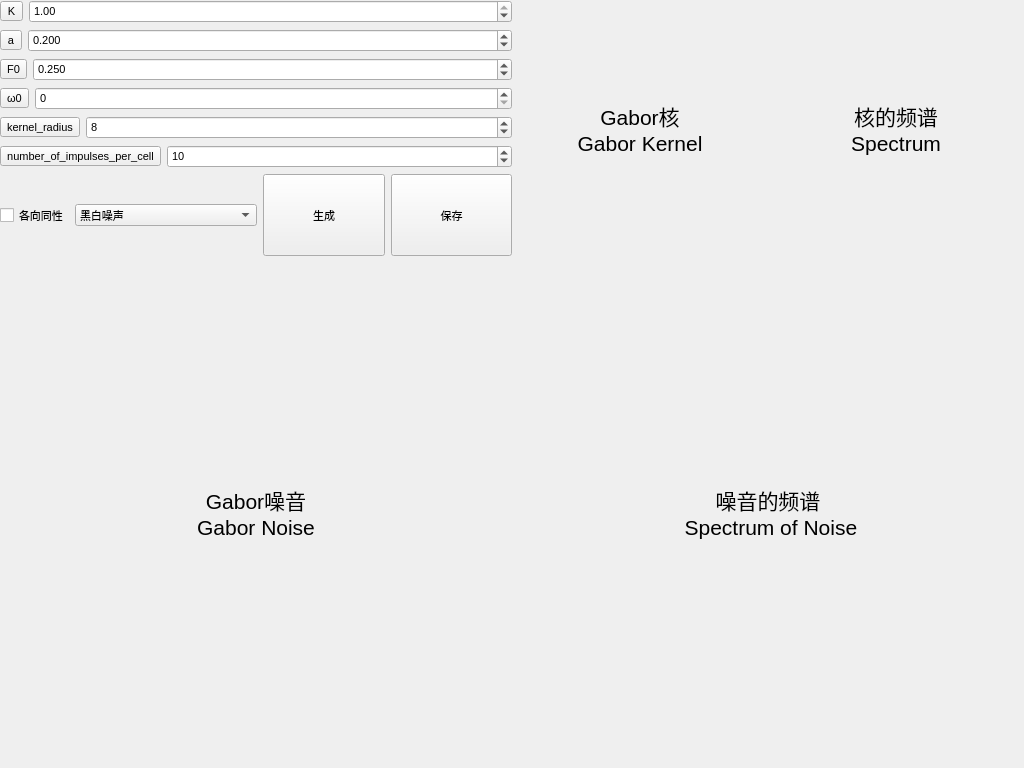
<?xml version="1.0" encoding="UTF-8"?>
<ui version="4.0">
 <class>MainWidget</class>
 <widget class="QWidget" name="MainWidget">
  <property name="geometry">
   <rect>
    <x>0</x>
    <y>0</y>
    <width>1024</width>
    <height>768</height>
   </rect>
  </property>
  <property name="sizePolicy">
   <sizepolicy hsizetype="Fixed" vsizetype="Fixed">
    <horstretch>0</horstretch>
    <verstretch>0</verstretch>
   </sizepolicy>
  </property>
  <property name="windowTitle">
   <string>Gabor噪声控制台</string>
  </property>
  <widget class="QLabel" name="kLabel">
   <property name="geometry">
    <rect>
     <x>512</x>
     <y>0</y>
     <width>256</width>
     <height>256</height>
    </rect>
   </property>
   <property name="sizePolicy">
    <sizepolicy hsizetype="Fixed" vsizetype="Fixed">
     <horstretch>0</horstretch>
     <verstretch>0</verstretch>
    </sizepolicy>
   </property>
   <property name="font">
    <font>
     <family>Arial</family>
     <pointsize>16</pointsize>
    </font>
   </property>
   <property name="text">
    <string>Gabor核
Gabor Kernel</string>
   </property>
   <property name="alignment">
    <set>Qt::AlignCenter</set>
   </property>
  </widget>
  <widget class="QLabel" name="kpLabel">
   <property name="geometry">
    <rect>
     <x>768</x>
     <y>0</y>
     <width>256</width>
     <height>256</height>
    </rect>
   </property>
   <property name="sizePolicy">
    <sizepolicy hsizetype="Fixed" vsizetype="Fixed">
     <horstretch>0</horstretch>
     <verstretch>0</verstretch>
    </sizepolicy>
   </property>
   <property name="font">
    <font>
     <family>Arial</family>
     <pointsize>16</pointsize>
    </font>
   </property>
   <property name="text">
    <string>核的频谱
Spectrum</string>
   </property>
   <property name="alignment">
    <set>Qt::AlignCenter</set>
   </property>
  </widget>
  <widget class="QLabel" name="nLabel">
   <property name="geometry">
    <rect>
     <x>0</x>
     <y>256</y>
     <width>512</width>
     <height>512</height>
    </rect>
   </property>
   <property name="sizePolicy">
    <sizepolicy hsizetype="Fixed" vsizetype="Fixed">
     <horstretch>0</horstretch>
     <verstretch>0</verstretch>
    </sizepolicy>
   </property>
   <property name="font">
    <font>
     <family>Arial</family>
     <pointsize>16</pointsize>
    </font>
   </property>
   <property name="text">
    <string>Gabor噪音
Gabor Noise</string>
   </property>
   <property name="alignment">
    <set>Qt::AlignCenter</set>
   </property>
  </widget>
  <widget class="QLabel" name="npLabel">
   <property name="geometry">
    <rect>
     <x>512</x>
     <y>256</y>
     <width>512</width>
     <height>512</height>
    </rect>
   </property>
   <property name="sizePolicy">
    <sizepolicy hsizetype="Fixed" vsizetype="Fixed">
     <horstretch>0</horstretch>
     <verstretch>0</verstretch>
    </sizepolicy>
   </property>
   <property name="font">
    <font>
     <family>Arial</family>
     <pointsize>16</pointsize>
    </font>
   </property>
   <property name="text">
    <string>噪音的频谱
 Spectrum of Noise</string>
   </property>
   <property name="alignment">
    <set>Qt::AlignCenter</set>
   </property>
  </widget>
  <widget class="QWidget" name="widget" native="true">
   <property name="geometry">
    <rect>
     <x>0</x>
     <y>0</y>
     <width>512</width>
     <height>256</height>
    </rect>
   </property>
   <property name="sizePolicy">
    <sizepolicy hsizetype="Fixed" vsizetype="Fixed">
     <horstretch>0</horstretch>
     <verstretch>0</verstretch>
    </sizepolicy>
   </property>
   <property name="font">
    <font>
     <family>Arial</family>
     <pointsize>8</pointsize>
    </font>
   </property>
   <layout class="QVBoxLayout" name="verticalLayout">
    <item>
     <layout class="QHBoxLayout" name="horizontalLayout_5" stretch="0,0">
      <item>
       <widget class="QToolButton" name="kbtn">
        <property name="font">
         <font>
          <family>Arial</family>
          <pointsize>8</pointsize>
         </font>
        </property>
        <property name="text">
         <string>K</string>
        </property>
       </widget>
      </item>
      <item>
       <widget class="QDoubleSpinBox" name="ksb">
        <property name="font">
         <font>
          <family>Arial</family>
          <pointsize>8</pointsize>
         </font>
        </property>
        <property name="minimum">
         <double>0.010000000000000</double>
        </property>
        <property name="maximum">
         <double>1.000000000000000</double>
        </property>
        <property name="singleStep">
         <double>0.050000000000000</double>
        </property>
        <property name="value">
         <double>1.000000000000000</double>
        </property>
       </widget>
      </item>
     </layout>
    </item>
    <item>
     <layout class="QHBoxLayout" name="horizontalLayout_2" stretch="0,0">
      <item>
       <widget class="QToolButton" name="abtn">
        <property name="font">
         <font>
          <family>Arial</family>
          <pointsize>8</pointsize>
         </font>
        </property>
        <property name="text">
         <string>a</string>
        </property>
       </widget>
      </item>
      <item>
       <widget class="QDoubleSpinBox" name="asb">
        <property name="font">
         <font>
          <family>Arial</family>
          <pointsize>8</pointsize>
         </font>
        </property>
        <property name="decimals">
         <number>3</number>
        </property>
        <property name="minimum">
         <double>0.001000000000000</double>
        </property>
        <property name="maximum">
         <double>1.000000000000000</double>
        </property>
        <property name="singleStep">
         <double>0.010000000000000</double>
        </property>
        <property name="value">
         <double>0.200000000000000</double>
        </property>
       </widget>
      </item>
     </layout>
    </item>
    <item>
     <layout class="QHBoxLayout" name="horizontalLayout_3" stretch="0,0">
      <item>
       <widget class="QToolButton" name="fbtn">
        <property name="font">
         <font>
          <family>Arial</family>
          <pointsize>8</pointsize>
         </font>
        </property>
        <property name="text">
         <string>F0</string>
        </property>
       </widget>
      </item>
      <item>
       <widget class="QDoubleSpinBox" name="fsb">
        <property name="font">
         <font>
          <family>Arial</family>
          <pointsize>8</pointsize>
         </font>
        </property>
        <property name="decimals">
         <number>3</number>
        </property>
        <property name="minimum">
         <double>0.001000000000000</double>
        </property>
        <property name="maximum">
         <double>1.000000000000000</double>
        </property>
        <property name="singleStep">
         <double>0.050000000000000</double>
        </property>
        <property name="value">
         <double>0.250000000000000</double>
        </property>
       </widget>
      </item>
     </layout>
    </item>
    <item>
     <layout class="QHBoxLayout" name="horizontalLayout_4" stretch="0,0">
      <item>
       <widget class="QToolButton" name="wbtn">
        <property name="font">
         <font>
          <family>Arial</family>
          <pointsize>8</pointsize>
         </font>
        </property>
        <property name="text">
         <string>ω0</string>
        </property>
       </widget>
      </item>
      <item>
       <widget class="QDoubleSpinBox" name="wsb">
        <property name="font">
         <font>
          <family>Arial</family>
          <pointsize>8</pointsize>
         </font>
        </property>
        <property name="decimals">
         <number>0</number>
        </property>
        <property name="maximum">
         <double>360.000000000000000</double>
        </property>
        <property name="singleStep">
         <double>10.000000000000000</double>
        </property>
        <property name="value">
         <double>0.000000000000000</double>
        </property>
       </widget>
      </item>
     </layout>
    </item>
    <item>
     <layout class="QHBoxLayout" name="horizontalLayout_7" stretch="0,0">
      <item>
       <widget class="QToolButton" name="krl">
        <property name="font">
         <font>
          <family>Arial</family>
          <pointsize>8</pointsize>
         </font>
        </property>
        <property name="text">
         <string>kernel_radius</string>
        </property>
       </widget>
      </item>
      <item>
       <widget class="QDoubleSpinBox" name="krsb">
        <property name="font">
         <font>
          <family>Arial</family>
          <pointsize>8</pointsize>
         </font>
        </property>
        <property name="decimals">
         <number>0</number>
        </property>
        <property name="minimum">
         <double>2.000000000000000</double>
        </property>
        <property name="maximum">
         <double>64.000000000000000</double>
        </property>
        <property name="singleStep">
         <double>4.000000000000000</double>
        </property>
        <property name="value">
         <double>8.000000000000000</double>
        </property>
       </widget>
      </item>
     </layout>
    </item>
    <item>
     <layout class="QHBoxLayout" name="horizontalLayout_6" stretch="0,0">
      <item>
       <widget class="QToolButton" name="npcl">
        <property name="font">
         <font>
          <family>Arial</family>
          <pointsize>8</pointsize>
         </font>
        </property>
        <property name="text">
         <string>number_of_impulses_per_cell</string>
        </property>
       </widget>
      </item>
      <item>
       <widget class="QDoubleSpinBox" name="npcsb">
        <property name="font">
         <font>
          <family>Arial</family>
          <pointsize>8</pointsize>
         </font>
        </property>
        <property name="decimals">
         <number>0</number>
        </property>
        <property name="minimum">
         <double>1.000000000000000</double>
        </property>
        <property name="maximum">
         <double>2048.000000000000000</double>
        </property>
        <property name="singleStep">
         <double>10.000000000000000</double>
        </property>
        <property name="value">
         <double>10.000000000000000</double>
        </property>
       </widget>
      </item>
     </layout>
    </item>
    <item>
     <layout class="QHBoxLayout" name="horizontalLayout" stretch="1,3,2,2">
      <item>
       <widget class="QCheckBox" name="icb">
        <property name="sizePolicy">
         <sizepolicy hsizetype="Preferred" vsizetype="Preferred">
          <horstretch>0</horstretch>
          <verstretch>0</verstretch>
         </sizepolicy>
        </property>
        <property name="font">
         <font>
          <family>Arial</family>
          <pointsize>8</pointsize>
         </font>
        </property>
        <property name="text">
         <string>各向同性</string>
        </property>
       </widget>
      </item>
      <item>
       <widget class="QComboBox" name="texBox">
        <property name="font">
         <font>
          <family>Arial</family>
          <pointsize>8</pointsize>
         </font>
        </property>
        <item>
         <property name="text">
          <string>黑白噪声</string>
         </property>
        </item>
        <item>
         <property name="text">
          <string>噪声上色</string>
         </property>
        </item>
        <item>
         <property name="text">
          <string>花瓶条纹</string>
         </property>
        </item>
        <item>
         <property name="text">
          <string>云朵纹理</string>
         </property>
        </item>
        <item>
         <property name="text">
          <string>火焰纹理</string>
         </property>
        </item>
       </widget>
      </item>
      <item>
       <widget class="QToolButton" name="genBtn">
        <property name="sizePolicy">
         <sizepolicy hsizetype="Preferred" vsizetype="Preferred">
          <horstretch>0</horstretch>
          <verstretch>0</verstretch>
         </sizepolicy>
        </property>
        <property name="font">
         <font>
          <family>Arial</family>
          <pointsize>8</pointsize>
         </font>
        </property>
        <property name="text">
         <string>生成</string>
        </property>
       </widget>
      </item>
      <item>
       <widget class="QToolButton" name="saveBtn">
        <property name="sizePolicy">
         <sizepolicy hsizetype="Preferred" vsizetype="Preferred">
          <horstretch>0</horstretch>
          <verstretch>0</verstretch>
         </sizepolicy>
        </property>
        <property name="font">
         <font>
          <family>Arial</family>
          <pointsize>8</pointsize>
         </font>
        </property>
        <property name="text">
         <string>保存</string>
        </property>
       </widget>
      </item>
     </layout>
    </item>
   </layout>
  </widget>
 </widget>
 <resources/>
 <connections/>
</ui>
